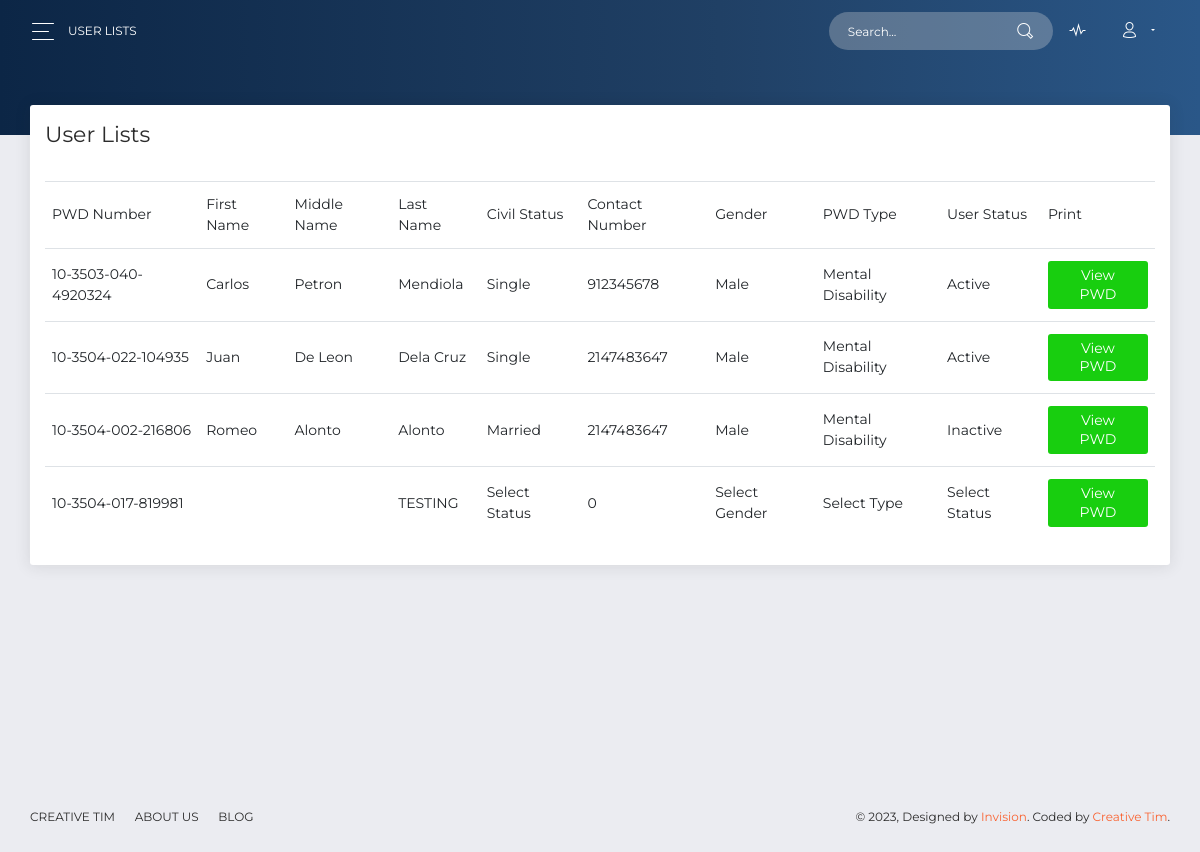
The app's page /dashboard/staff_pwdUser.php with its own data.
### tables this page shows
CREATE TABLE `pwd` (
  `id` int(11) NOT NULL,
  `accountType` varchar(256) NOT NULL,
  `pwdNumber` varchar(256) NOT NULL,
  `dateApplied` date NOT NULL,
  `lastName` varchar(256) NOT NULL,
  `firstName` varchar(256) NOT NULL,
  `middleName` varchar(256) NOT NULL,
  `suffix` varchar(256) NOT NULL,
  `birthDate` date NOT NULL,
  `gender` varchar(256) NOT NULL,
  `civilStatus` varchar(256) NOT NULL,
  `disabilityType` varchar(256) NOT NULL,
  `disabilityCause` varchar(256) NOT NULL,
  `houseNumber` varchar(256) NOT NULL,
  `barangay` varchar(256) NOT NULL,
  `city` varchar(256) NOT NULL,
  `province` varchar(256) NOT NULL,
  `region` varchar(256) NOT NULL,
  `landlineNumber` varchar(256) NOT NULL,
  `mobileNumber` int(11) NOT NULL,
  `email` varchar(256) NOT NULL,
  `educationalAttainment` varchar(256) NOT NULL,
  `employmentStatus` varchar(256) NOT NULL,
  `employmentCategory` varchar(256) NOT NULL,
  `employmentType` varchar(256) NOT NULL,
  `occupation` varchar(256) NOT NULL,
  `orgAffiliated` varchar(256) NOT NULL,
  `orgContactPerson` varchar(256) NOT NULL,
  `orgOfficeAddress` varchar(256) NOT NULL,
  `orgContactNumber` varchar(256) NOT NULL,
  `sssNumber` varchar(256) NOT NULL,
  `gsisNumber` varchar(256) NOT NULL,
  `pagibigNumber` varchar(256) NOT NULL,
  `philsysNumber` varchar(256) NOT NULL,
  `philhealthNumber` varchar(256) NOT NULL,
  `fathersName` varchar(256) NOT NULL,
  `mothersName` varchar(256) NOT NULL,
  `guardiansName` varchar(256) NOT NULL,
  `applicantName` varchar(256) NOT NULL,
  `guardiansName_2` varchar(256) NOT NULL,
  `representativeName` varchar(256) NOT NULL,
  `pwdStatus` varchar(256) NOT NULL DEFAULT 'Active',
  `avatar` varchar(256) NOT NULL
);

### dashboard/staff_pwdUser.php (the view, shortened to what this page needs)
<?php
require_once('../controller/connection/connection.php');
$query = "SELECT * FROM pwd";
?>
<!DOCTYPE html>
<html lang="en">
<head>
  <link rel="stylesheet" href="https://use.fontawesome.com/releases/v5.7.1/css/all.css">
  <link href="../assets/css/bootstrap.min.css" rel="stylesheet" />
  <link href="../assets/css/now-ui-dashboard.css?v=1.5.0" rel="stylesheet" />
  <link href="../assets/demo/demo.css" rel="stylesheet" />
</head>
<body class="">
  <div class="wrapper ">
    <div class="main-panel" id="main-panel">
      <nav class="navbar navbar-expand-lg navbar-transparent  bg-primary  navbar-absolute">
        <div class="container-fluid">
          <div class="navbar-wrapper">
            <div class="navbar-toggle">
              <button type="button" class="navbar-toggler">
                <span class="navbar-toggler-bar bar1"></span>
                <span class="navbar-toggler-bar bar2"></span>
                <span class="navbar-toggler-bar bar3"></span>
              </button>
            </div>
            <a class="navbar-brand" href="#pablo">User Lists</a>
          </div>
          <div class="collapse navbar-collapse justify-content-end" id="navigation">
            <form>
              <div class="input-group no-border">
                <input type="text" value="" class="form-control" placeholder="Search...">
                <div class="input-group-append">
                  <div class="input-group-text">
                    <i class="now-ui-icons ui-1_zoom-bold"></i>
                  </div>
                </div>
              </div>
            </form>
            <ul class="navbar-nav">
              <li class="nav-item">
                <a class="nav-link" href="#pablo">
                  <i class="now-ui-icons media-2_sound-wave"></i>
                </a>
              </li>
              <li class="nav-item dropdown">
                <a class="nav-link dropdown-toggle" id="navbarDropdownMenuLink" data-toggle="dropdown" aria-haspopup="true" aria-expanded="false">
                  <i class="now-ui-icons users_single-02"></i>
                </a>
              </li>
            </ul>
          </div>
        </div>
      </nav>
      <div class="panel-header panel-header-sm">
      </div>
      <div class="content">
        <div class="row">
          <div class="col">
            <div class="card">
              <div class="card-header">
                <h5>User Lists</h5>
              </div>
              <div class="card-body">
                <table class="table">
                  <thead>
                    <tr>
                      <td>PWD Number</td>
                      <td>First Name</td>
                      <td>Middle Name</td>
                      <td>Last Name</td>
                      <td>Civil Status</td>
                      <td>Contact Number</td>
                      <td>Gender</td>
                      <td>PWD Type</td>
                      <td>User Status</td>
                      <td>Print</td>
                    </tr>
                  </thead>
                  <tbody>
                    <?php
                      $query_run = mysqli_query($conn, $query);
                      if(mysqli_num_rows($query_run) > 0)
                      {
                        foreach($query_run as $pwd)
                        {
                            ?>
                            <tr>
                              <td><?= $pwd['pwdNumber']?>
                              <td><?= $pwd['firstName']; ?></td>
                              <td><?= $pwd['middleName']; ?></td>
                              <td><?= $pwd['lastName']; ?></td>
                              <td><?= $pwd['civilStatus']; ?></td>
                              <td><?= $pwd['mobileNumber']; ?></td>
                              <td><?= $pwd['gender']; ?></td>
                              <td><?= $pwd['disabilityType']; ?></td>
                              <td><?= $pwd['pwdStatus']; ?></td>
                              <td>
                                <a href="" class="btn btn-success btn-sm">View PWD</a>
                              </td>
                            </tr>
                            <?php
                        }
                      }
                      else
                      {
                      echo "<h5> No Record Found. </h5>";
                      }
                      ?>
                  </tbody>
                </table>
              </div>
            </div>
          </div>
        </div>
      </div>
      <footer class="footer">
        <div class=" container-fluid ">
          <nav>
            <ul>
              <li>
                <a href="https://www.creative-tim.com">
                  Creative Tim
                </a>
              </li>
              <li>
                <a href="http://presentation.creative-tim.com">
                  About Us
                </a>
              </li>
              <li>
                <a href="http://blog.creative-tim.com">
                  Blog
                </a>
              </li>
            </ul>
          </nav>
          <div class="copyright" id="copyright">
            &copy; , Designed by <a href="https://www.invisionapp.com" target="_blank">Invision</a>. Coded by <a href="https://www.creative-tim.com" target="_blank">Creative Tim</a>.
          </div>
        </div>
      </footer>
    </div>
  </div>
</body>
</html>

### records on screen
pwd: pwdNumber "10-3503-040-4920324", firstName "Carlos", middleName "Petron", lastName "Mendiola", civilStatus "Single", mobileNumber "912345678", gender "Male", disabilityType "Mental Disability", pwdStatus "Active"
pwd: pwdNumber "10-3504-022-104935", firstName "Juan", middleName "De Leon", lastName "Dela Cruz", civilStatus "Single", mobileNumber "2147483647", gender "Male", disabilityType "Mental Disability", pwdStatus "Active"
pwd: pwdNumber "10-3504-002-216806", firstName "Romeo", middleName "Alonto", lastName "Alonto", civilStatus "Married", mobileNumber "2147483647", gender "Male", disabilityType "Mental Disability", pwdStatus "Inactive"
pwd: pwdNumber "10-3504-017-819981", lastName "TESTING", civilStatus "Select Status", mobileNumber "0", gender "Select Gender", disabilityType "Select Type", pwdStatus "Select Status"
